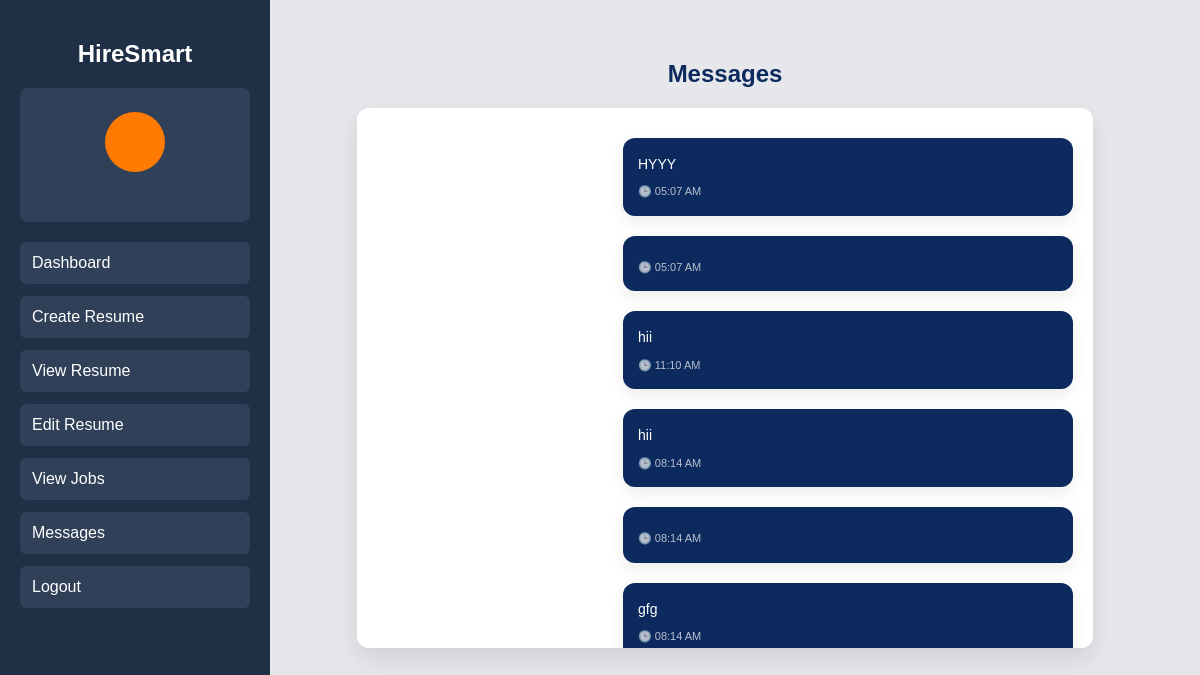
Page /student-messages/ (signed in) on the committed database.
### accounts/models.py (models this page shows, shortened)
class Message(models.Model):
    student = models.ForeignKey(Student, on_delete=models.CASCADE)
    hr = models.ForeignKey(HR, on_delete=models.CASCADE, null=True, blank=True)
    job = models.ForeignKey(Job, on_delete=models.CASCADE, null=True, blank=True)
    text = models.TextField(blank=True, null=True)
    file = models.FileField(upload_to='messages/', null=True, blank=True)
    interview_date = models.DateField(null=True, blank=True)
    interview_time = models.TimeField(null=True, blank=True)
    is_seen = models.BooleanField(default=False)
    created_at = models.DateTimeField(auto_now_add=True)

### accounts/views.py (the view)
# urls.py: path("student-messages/", views.student_messages, name="student_messages"),
def student_messages(request):
    email = request.session.get("student_email")
    student = Student.objects.get(email=email)
    messages = Message.objects.filter(student=student).order_by('created_at')
    resume = Resume.objects.filter(student=student).first()
    return render(request, "student_messages.html", {
        "messages": messages,
        "shortlisted": resume.shortlisted if resume else False,
    })

### accounts/templates/student_messages.html (shortened to what this page needs)
{% extends 'base_student.html' %}
{% block content %}
<h2 style="text-align:center; color:#0d2a5e; margin-bottom:20px;">
Messages
</h2>
<div class="chat-container">
{% for m in messages %}
    {% if not m.hr %}
    <div class="msg msg-student">
        <div>
            {{ m.text }}
        </div>
        <div class="msg-time">
            🕒 {{ m.created_at|date:"h:i A" }}
        </div>
    </div>
    {% endif %}
{% endfor %}
</div>
{% endblock %}

### accounts/templates/base_student.html (style rules this page uses)
body { margin:0; font-family:Arial; background:#e5e7eb; }

### accounts/templates/student_messages.html (style rules this page uses)
.chat-container { width:80%; margin:auto; background:white; border-radius:12px; padding:20px; height:500px; overflow-y:auto; box-shadow:0 10px 25px rgba(0,0,0,0.1); display:flex; flex-direction:column; align-items:center; }
.msg { width:420px; padding:15px; margin:10px 0; border-radius:12px; position:relative; font-size:14px; line-height:1.6; word-wrap:break-word; box-shadow:0 6px 15px rgba(0,0,0,0.08); }
.msg-student { background:#0d2a5e; color:white; margin-left:auto; align-self:flex-end; border-radius:12px; }
.msg-time { font-size:11px; margin-top:8px; opacity:0.7; display:flex; align-items:center; gap:5px; }

### rows in the picture
Message: text "HYYY", created_at "05:07 AM"
Message: created_at "05:07 AM"
Message: text "hii", created_at "11:10 AM"
Message: text "hii", created_at "08:14 AM"
Message: created_at "08:14 AM"
Message: text "gfg", created_at "08:14 AM"
